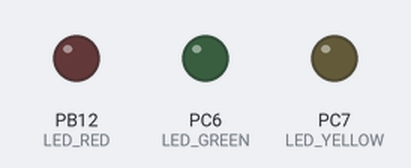
The sketch below on a simulated STM32 Blue Pill. Parts: output pins drawn as LEDs (lit = HIGH).

Above: at 0.2 s.
At 1.7 s:
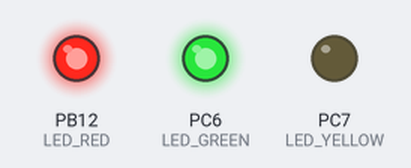
At 2.7 s:
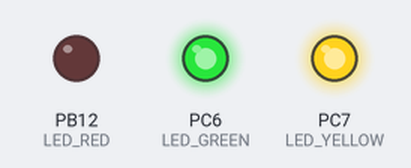
At 3.7 s:
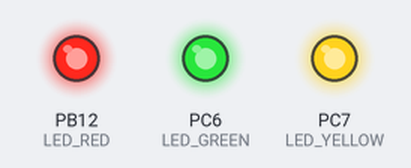
At 6.2 s:
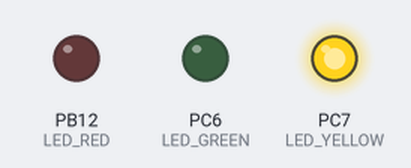
At 8.7 s:
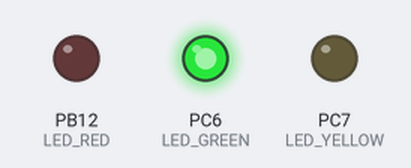
Timing chart, 0 to 9.2 s (numbered marks = the images above):
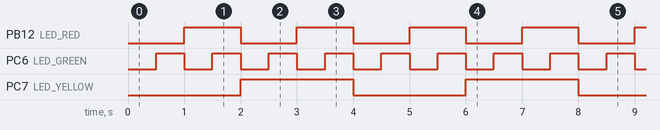

The sketch:

blinky_timer.ino
```cpp
#define LED_GREEN PC_6
#define LED_RED PB12
#define LED_YELLOW PC_7

// NFC Tag Library - https://github.com/Seeed-Studio/NFC_Tag_M24LR6E

//                      RX    TX
HardwareSerial SerialUSB(PA10, PA9);
HardwareSerial SerialGPS(PA3, PA2);

// LED timing variables
unsigned long greenLastms = 0;
unsigned long redLastms = 0;
unsigned long yellowLastms = 0;

const long greenInterval = 500;
const long redInterval = 1000;
const long yellowInterval = 2000;

// LED state variables
bool greenState = false;
bool redState = false;
bool yellowState = false;

// Serial debug messages
const bool debugLedMsgs = true;

void setup() {
  // put your setup code here, to run once:
  pinMode(LED_GREEN, OUTPUT);
  pinMode(LED_YELLOW, OUTPUT);
  pinMode(LED_RED, OUTPUT);
  SerialUSB.begin(9600);
  SerialUSB.println("Hello World!");

}


void loop() {
  ledInterval();

}

// toggle led per the interval
void ledInterval() {
  unsigned long currentms = millis();

  if ((currentms - greenLastms) >= greenInterval) {
    greenLastms = currentms;
    toggleLED(LED_GREEN, greenState);

    if(debugLedMsgs) {
      SerialUSB.println("Green Toggle!");
    }
  }

  if ((currentms - redLastms) >= redInterval) {
    redLastms = currentms;
    toggleLED(LED_RED, redState);

    if(debugLedMsgs) {
      SerialUSB.println("Red Toggle!");
    }
  }

  if ((currentms - yellowLastms) >= yellowInterval) {
    yellowLastms = currentms;
    toggleLED(LED_YELLOW, yellowState);

    if(debugLedMsgs) {
      SerialUSB.println("Yellow Toggle!");
    }
  }
}


void toggleLED(int led, bool& state) {
  digitalWrite(led, !state);
  state = !state;
}
```

Measured:
- by itself, PB12 (LED_RED): alternates HIGH for 1.0 s and LOW for 1.0 s
- by itself, PC6 (LED_GREEN): alternates HIGH for 0.50 s and LOW for 0.50 s
- by itself, PC7 (LED_YELLOW): alternates HIGH for 2.0 s and LOW for 2.0 s
